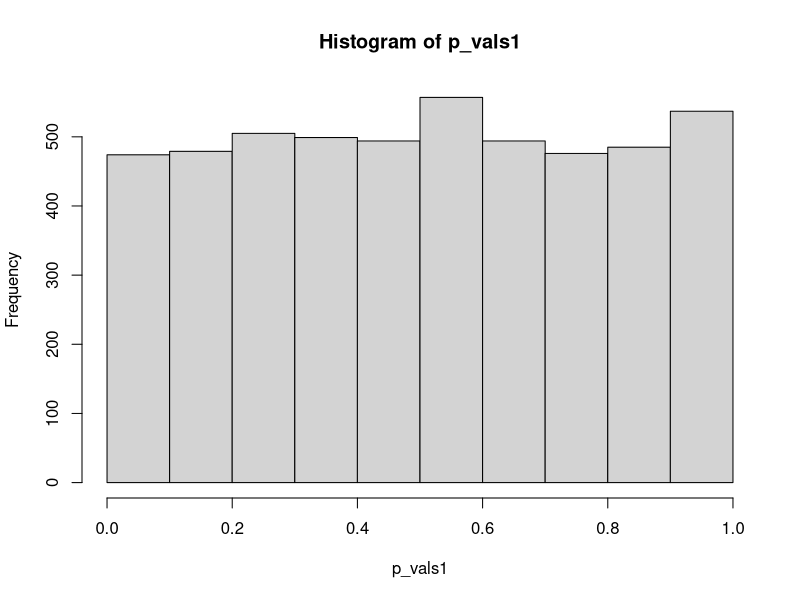
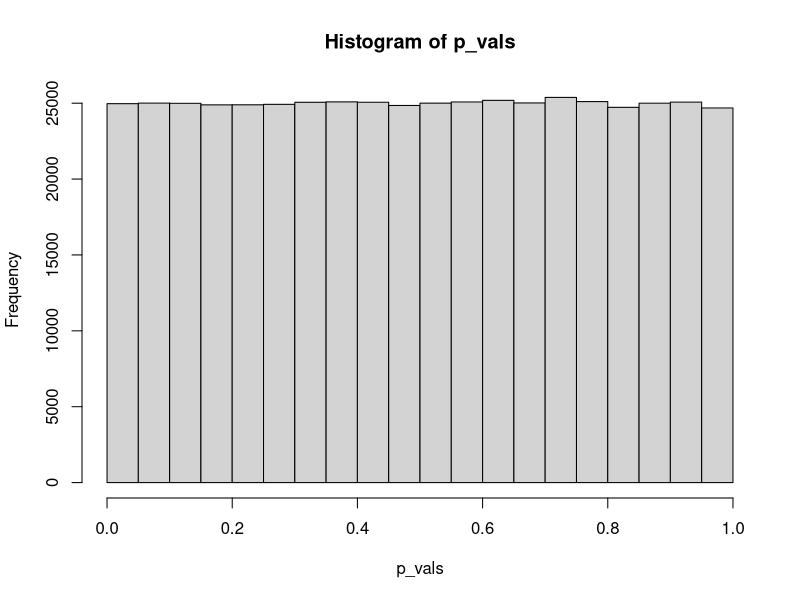
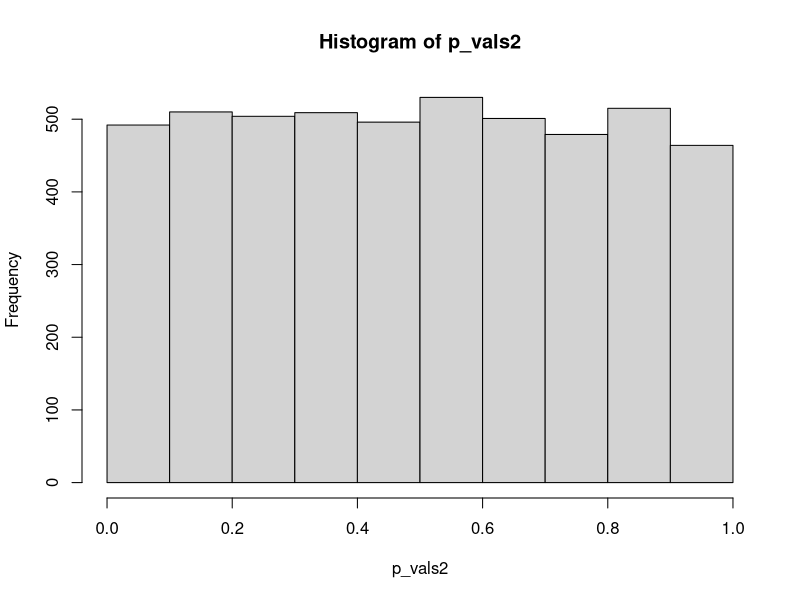
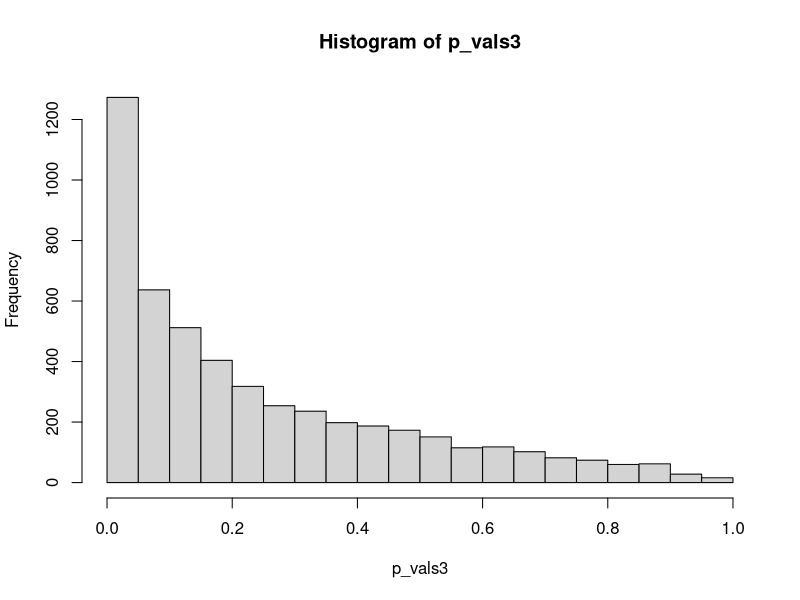
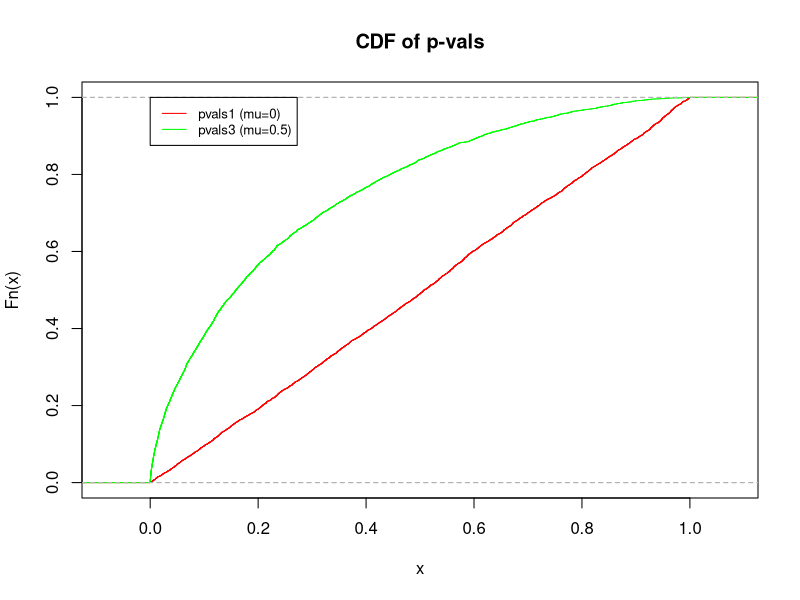
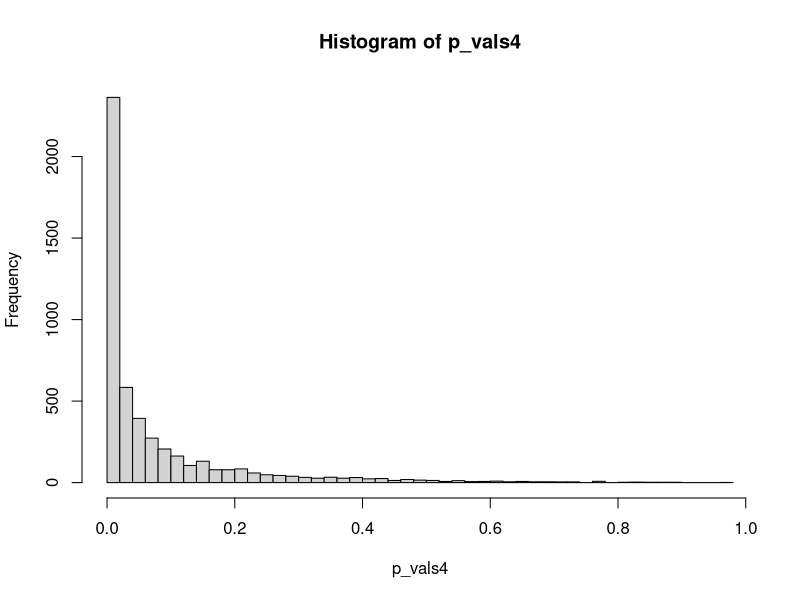
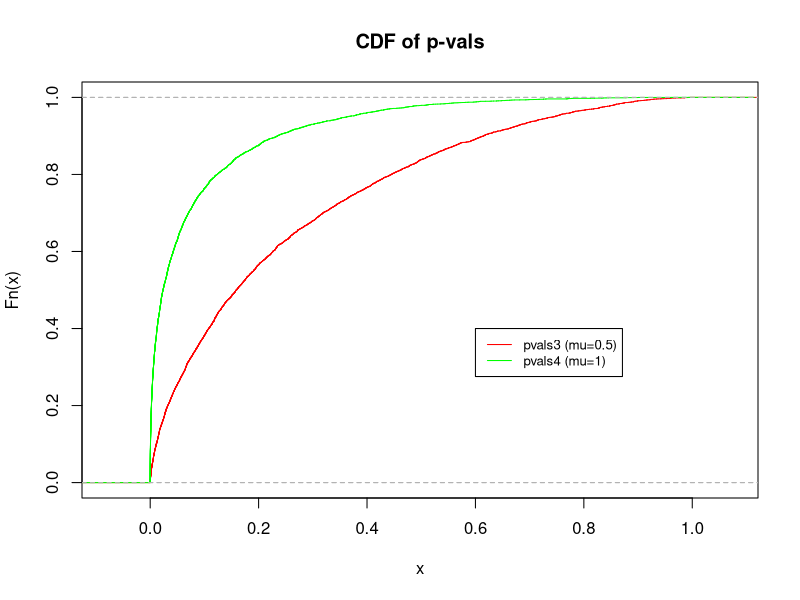
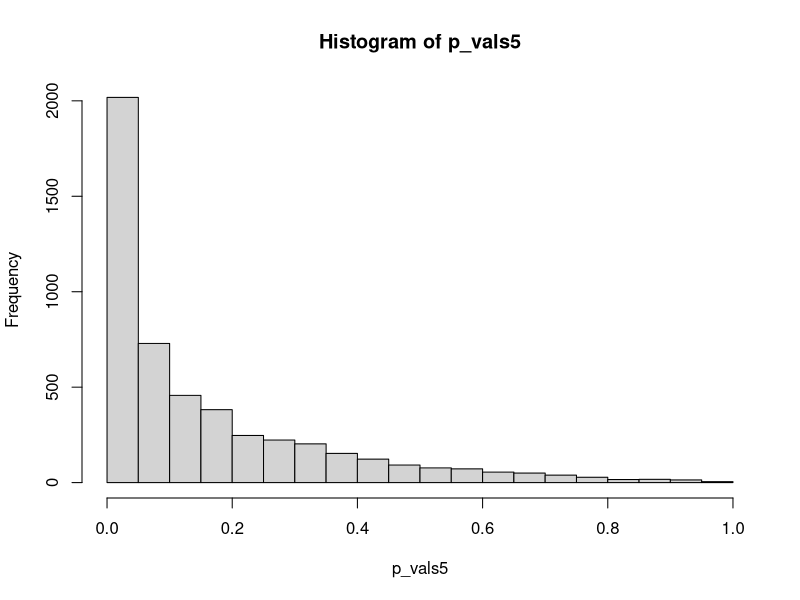

The R source for these figures, in order:
## ---- chunk 1
mu <- 0
sd <- 2
n <- 16
iterations <- 5000

# Simulate 5000 tests, each with 16 samples, assuming H0 is correct meaning, x_avg~N(0,2^2)
means <- rnorm(iterations, mu, sd/sqrt(n))

# Calculate the z-score for each simulation
Z = (means-mu)/(sd/sqrt(n))

# Calculate the p-values
p_vals1 <- pnorm(Z, lower.tail = FALSE)

hist(p_vals1)
## ---- chunk 2
mu <- 0
sd <- 2
n <- 16

# Simulate 5000 tests, each with 16 samples, assuming H0 is correct meaning, x_avg~N(0,2^2)
means <- rnorm(500000, mu, sd/sqrt(n))

# Calculate the z-score for each simulation
Z = (means-mu)/(sd/sqrt(n))

# Calculate the p-values
p_vals <- pnorm(Z, lower.tail = FALSE)

hist(p_vals)
## ---- chunk 3
length(p_vals1[p_vals1<0.1])/iterations
## ---- chunk 4
mu <- 0
sd <- 2
n <- 32
iterations <- 5000

# Simulate 5000 tests, each with 16 samples, assuming H0 is correct meaning, x_avg~N(0,2^2)
means <- rnorm(iterations, mu, sd/sqrt(n))

# Calculate the z-score for each simulation
Z = (means-mu)/(sd/sqrt(n))

# Calculate the p-values
p_vals2 <- pnorm(Z, lower.tail = FALSE)

hist(p_vals2)
## ---- chunk 5
mu <- 0.5
sd <- 2
n <- 16
iterations <- 5000

# Simulate 5000 tests, each with 16 samples, assuming \mu=0.5 meaning, x_avg~N(0.5,2^2)
means <- rnorm(iterations, mu, sd/sqrt(n))

# Calculate the z-score for each simulation
Z = (means-0)/(sd/sqrt(n))

# Calculate the p-values
p_vals3 <- pnorm(Z, lower.tail = FALSE)

hist(p_vals3, breaks = 20)
## ---- chunk 6
plot(ecdf(p_vals1),col='red', main='CDF of p-vals')
lines(ecdf(p_vals3),col='green')
legend(0, 1, legend=c('pvals1 (mu=0)', 'pvals3 (mu=0.5)'), col=c("red", "green"), lty=1, cex=0.8)
## ---- chunk 7
length(p_vals3[p_vals3<0.1])/iterations
## ---- chunk 8
1-pnorm(0.282)
## ---- chunk 9
mu <- 1
sd <- 2
n <- 16
iterations <- 5000

# Simulate 5000 tests, each with 16 samples, assuming mu=1 meaning, x_avg~N(1,2^2)
means <- rnorm(iterations, mu, sd/sqrt(n))

# Calculate the z-score for each simulation
Z = (means-0)/(sd/sqrt(n))

# Calculate the p-values
p_vals4 <- pnorm(Z, lower.tail = FALSE)

hist(p_vals4, breaks=40)
## ---- chunk 10
plot(ecdf(p_vals3),col='red', main='CDF of p-vals')
lines(ecdf(p_vals4),col='green')
legend(0.6, 0.4, legend=c('pvals3 (mu=0.5)', 'pvals4 (mu=1)'), col=c("red", "green"), lty=1, cex=0.8)
## ---- chunk 11
length(p_vals4[p_vals4<0.1])/iterations
## ---- chunk 12
pnorm(0.718)
## ---- chunk 13
mu <- 0.5
sd <- 2
n <- 32
iterations <- 5000

# Simulate 5000 tests, each with 32 samples, assuming mu=0.5 meaning, x_avg~N(0.5,2^2)
means <- rnorm(iterations, mu, sd/sqrt(n))

# Calculate the z-score for each simulation
Z = (means-0)/(sd/sqrt(n))

# Calculate the p-values
p_vals5 <- pnorm(Z, lower.tail = FALSE)

hist(p_vals5, breaks=30)
## ---- chunk 14
plot(ecdf(p_vals3),col='red', main='CDF of p-vals')
lines(ecdf(p_vals5),col='green')
legend(0.6, 0.4, legend=c('pvals3 (n=16)', 'pvals5 (n=32)'), col=c("red", "green"), lty=1, cex=0.8)
## ---- chunk 15
length(p_vals5[p_vals5<0.1])/iterations
